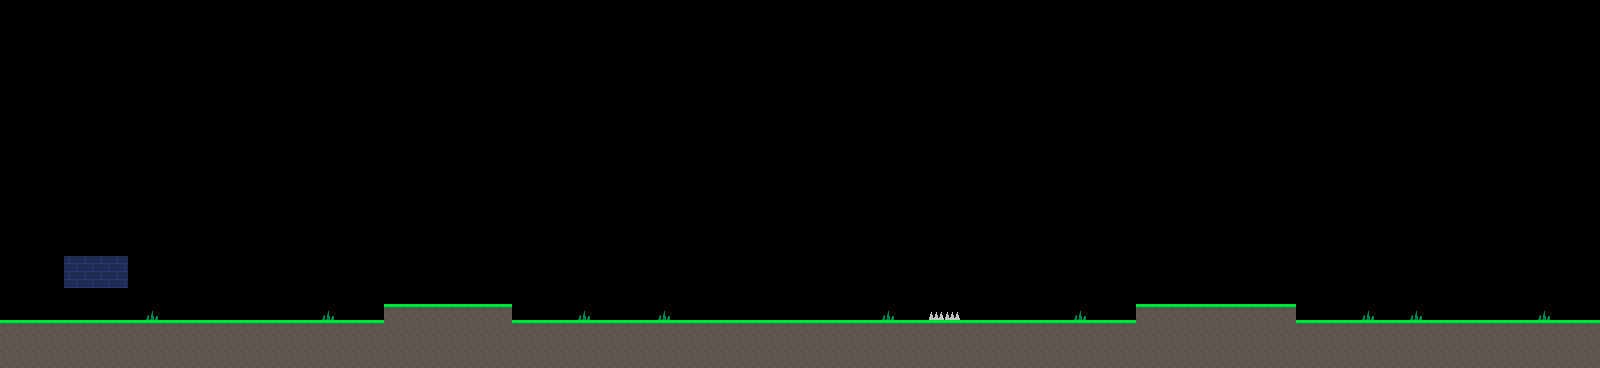

Rendered tile map (Tiled .tmx) drawn with the repository's tilesets; below, a short description and the map source with its tile grids summarised:
An orthogonal 100x23 tile map with 16x16 px tiles, 5 tile layers (background, solid, oneway, hazard, ...) and 9 objects (5x enemy, player_spawn, checkpoint, pickup, exit).

<map version="1.10" tiledversion="1.10.2" orientation="orthogonal" renderorder="right-down" width="100" height="23" tilewidth="16" tileheight="16" infinite="0" nextlayerid="7" nextobjectid="10">
 <properties>
  <property name="title" value="First Blood" />
  <property name="world" value="placeholder" />
 </properties>
 <tileset firstgid="1" name="placeholder" tilewidth="16" tileheight="16" tilecount="6" columns="6">
  <image source="../../tiles/placeholder.png" width="96" height="16" />
 </tileset>
 <layer id="1" name="background" width="100" height="23">
  <data>[2300 cells, 8 non-empty, 1 distinct tile ids]</data>
 </layer>
 <layer id="2" name="solid" width="100" height="23">
  <data>[2300 cells, 318 non-empty, 2 distinct tile ids]</data>
 </layer>
 <layer id="3" name="oneway" width="100" height="23">
  <data>[2300 cells, 0 non-empty, 0 distinct tile ids]</data>
 </layer>
 <layer id="4" name="hazard" width="100" height="23">
  <data>[2300 cells, 2 non-empty, 1 distinct tile ids]</data>
 </layer>
 <layer id="5" name="foreground" width="100" height="23">
  <data>[2300 cells, 9 non-empty, 1 distinct tile ids]</data>
 </layer>
 <objectgroup id="6" name="entities">
  <object id="1" type="enemy" x="456" y="304">
   <properties>
    <property name="drop" value="heart" />
    <property name="type" value="walker" />
   </properties>
   <point />
  </object>
  <object id="2" type="enemy" x="1192" y="304">
   <properties>
    <property name="type" value="walker" />
   </properties>
   <point />
  </object>
  <object id="3" type="enemy" x="1240" y="304">
   <properties>
    <property name="type" value="walker" />
   </properties>
   <point />
  </object>
  <object id="4" type="player_spawn" x="40" y="320">
   <point />
  </object>
  <object id="5" type="enemy" x="232" y="320">
   <properties>
    <property name="type" value="walker" />
   </properties>
   <point />
  </object>
  <object id="6" type="enemy" x="744" y="320">
   <properties>
    <property name="type" value="shooter" />
   </properties>
   <point />
  </object>
  <object id="7" type="checkpoint" x="992" y="288" width="16" height="32" />
  <object id="8" type="pickup" x="1032" y="320">
   <properties>
    <property name="type" value="heart" />
   </properties>
   <point />
  </object>
  <object id="9" type="exit" x="1472" y="288" width="16" height="32" />
 </objectgroup>
</map>
